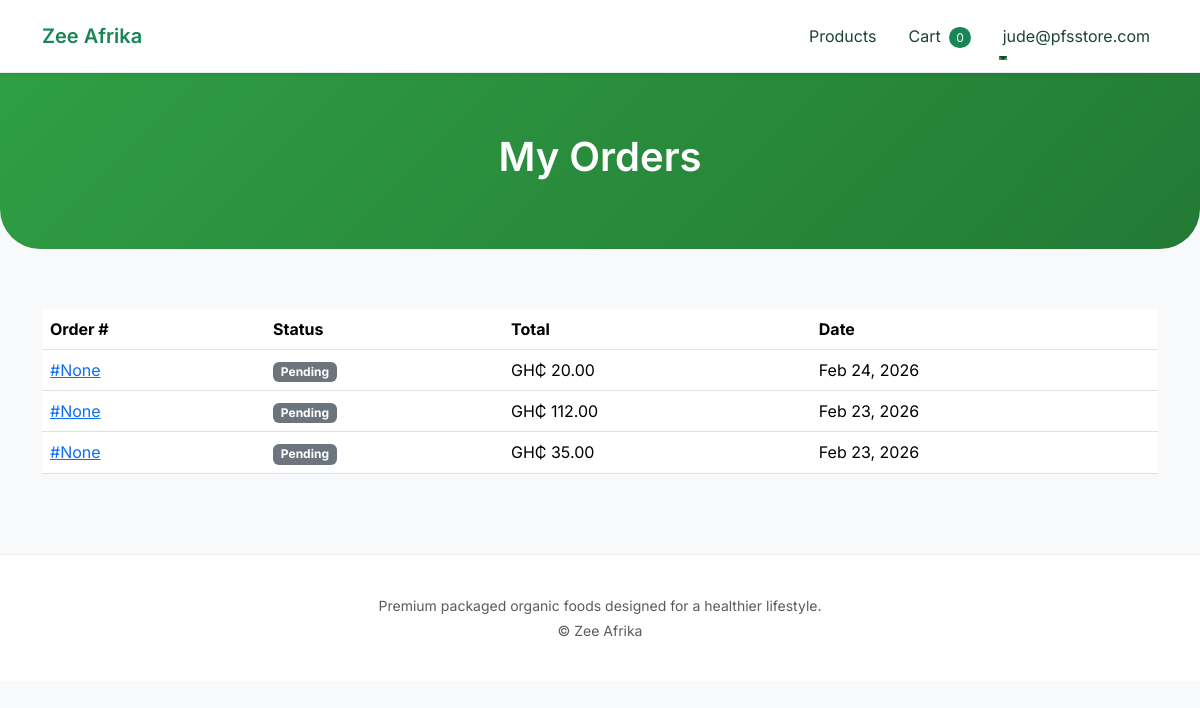
Page /accounts/orders/ (signed in) on the earlier database version.
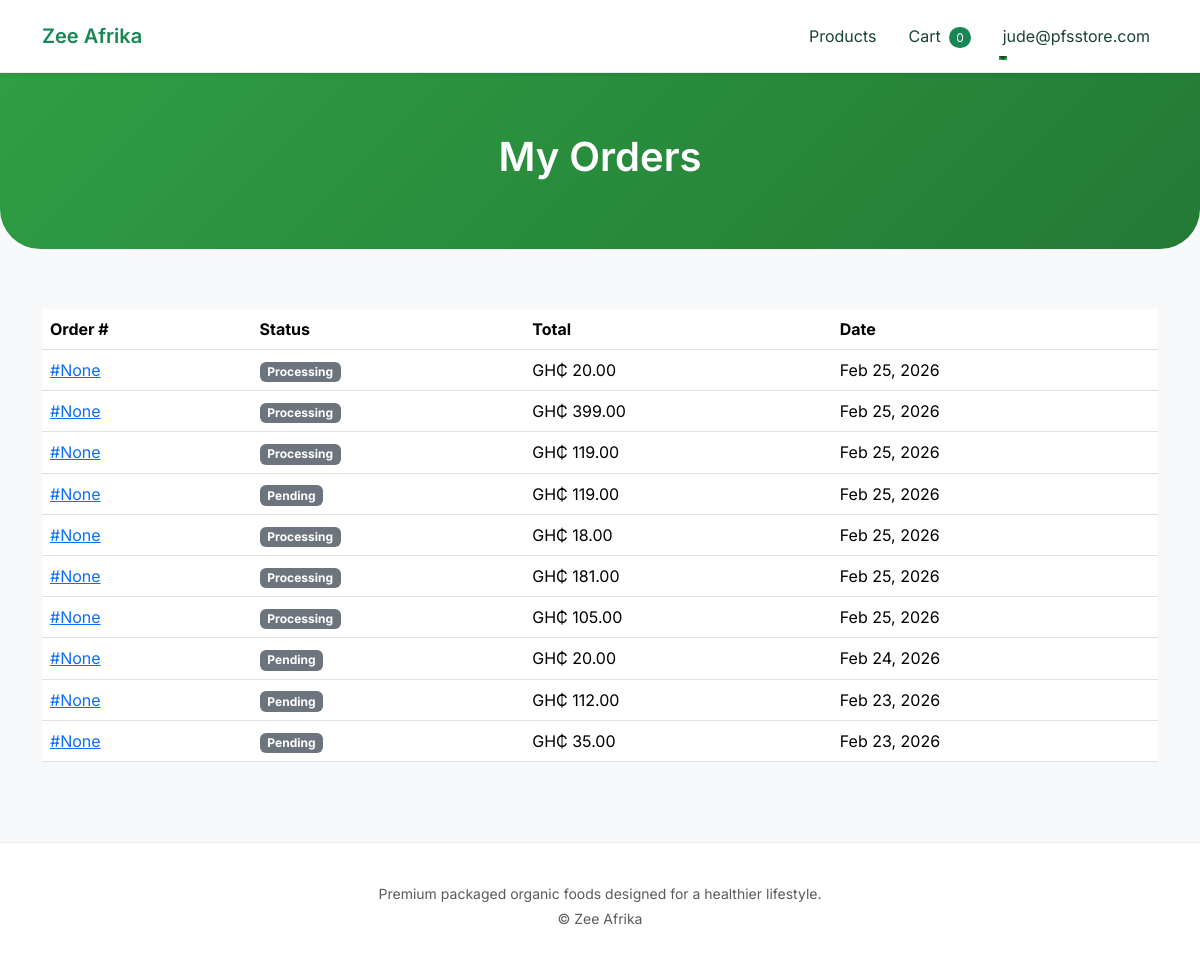
Same page on the later database version.
### main/models.py (models this page shows, shortened)
class Order(models.Model):
    STATUS_CHOICES = [
        ('pending', 'Pending'),
        ('processing', 'Processing'),
        ('shipped', 'Shipped'),
        ('completed', 'Completed'),
        ('cancelled', 'Cancelled'),
    ]
    user = models.ForeignKey(
        settings.AUTH_USER_MODEL,
        on_delete=models.CASCADE
    )
    shipping_address = models.ForeignKey(
        ShippingAddress,
        on_delete=models.SET_NULL,
        null=True
    )
    status = models.CharField(
        max_length=20,
        choices=STATUS_CHOICES,
        default='pending'
    )
    total_amount = models.DecimalField(
        max_digits=10,
        decimal_places=2,
        default=0
    )
    created_at = models.DateTimeField(auto_now_add=True)
    is_paid = models.BooleanField(default=False)
    custom_id = models.CharField(max_length=20, unique=True, blank=True, null=True)

### accounts/views.py (the view)
# urls.py: path("orders/", order_history_view, name="order_history"),
@login_required
def order_history_view(request):
    orders = Order.objects.filter(user=request.user).order_by("-created_at")
    return render(request, "accounts/order_history.html", {
        "orders": orders
    })

### main/context_processors.py (called while the page is built)
def cart_count(request):
    if request.user.is_authenticated:
        cart, created = Cart.objects.get_or_create(user=request.user)
        count = sum(item.quantity for item in cart.items.all())
    else:
        count = 0
    return {
        "cart_count": count
    }

### accounts/templates/accounts/order_history.html (shortened to what this page needs)
{% extends "main/base.html" %}  {% block content %}
<section class="hero hero-small text-center">
  <div class="container">
    <h1>My Orders</h1>
  </div>
</section>
<div class="container my-5">
  {% if orders %}
  <table class="table table-hover">
    <thead>
      <tr>
        <th>Order #</th>
        <th>Status</th>
        <th>Total</th>
        <th>Date</th>
      </tr>
    </thead>
    <tbody>
      {% for order in orders %}
      <tr>
        <td>
          <a href="{% url 'order_detail' order.id %}">
            #{{ order.custom_id }}
          </a>
        </td>
        <td>
          <span class="badge bg-secondary">
            {{ order.get_status_display }}
          </span>
        </td>
        <td>GH₵ {{ order.total_amount }}</td>
        <td>{{ order.created_at|date:"M d, Y" }}</td>
      </tr>
      {% endfor %}
    </tbody>
  </table>
  {% else %}
  <p class="text-muted">No orders yet.</p>
  {% endif %}
</div>
{% endblock %}

Differences in the rows shown:
added Order: custom_id "None", status "Processing", total_amount "20.00", created_at "Feb 25, 2026"
added Order: custom_id "None", status "Processing", total_amount "399.00", created_at "Feb 25, 2026"
added Order: custom_id "None", status "Processing", total_amount "119.00", created_at "Feb 25, 2026"
added Order: custom_id "None", status "Pending", total_amount "119.00", created_at "Feb 25, 2026"
added Order: custom_id "None", status "Processing", total_amount "18.00", created_at "Feb 25, 2026"
added Order: custom_id "None", status "Processing", total_amount "181.00", created_at "Feb 25, 2026"
added Order: custom_id "None", status "Processing", total_amount "105.00", created_at "Feb 25, 2026"
